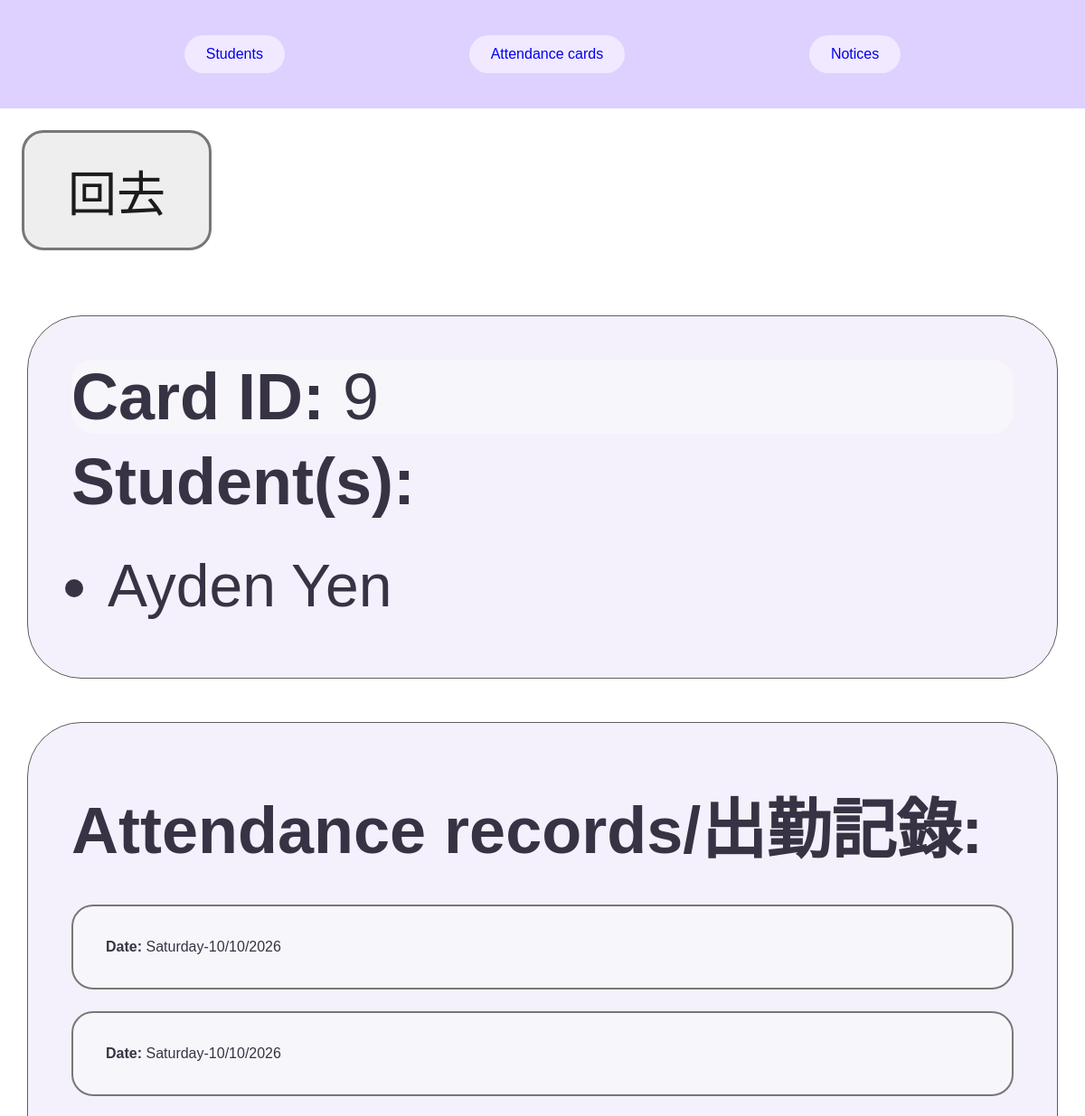
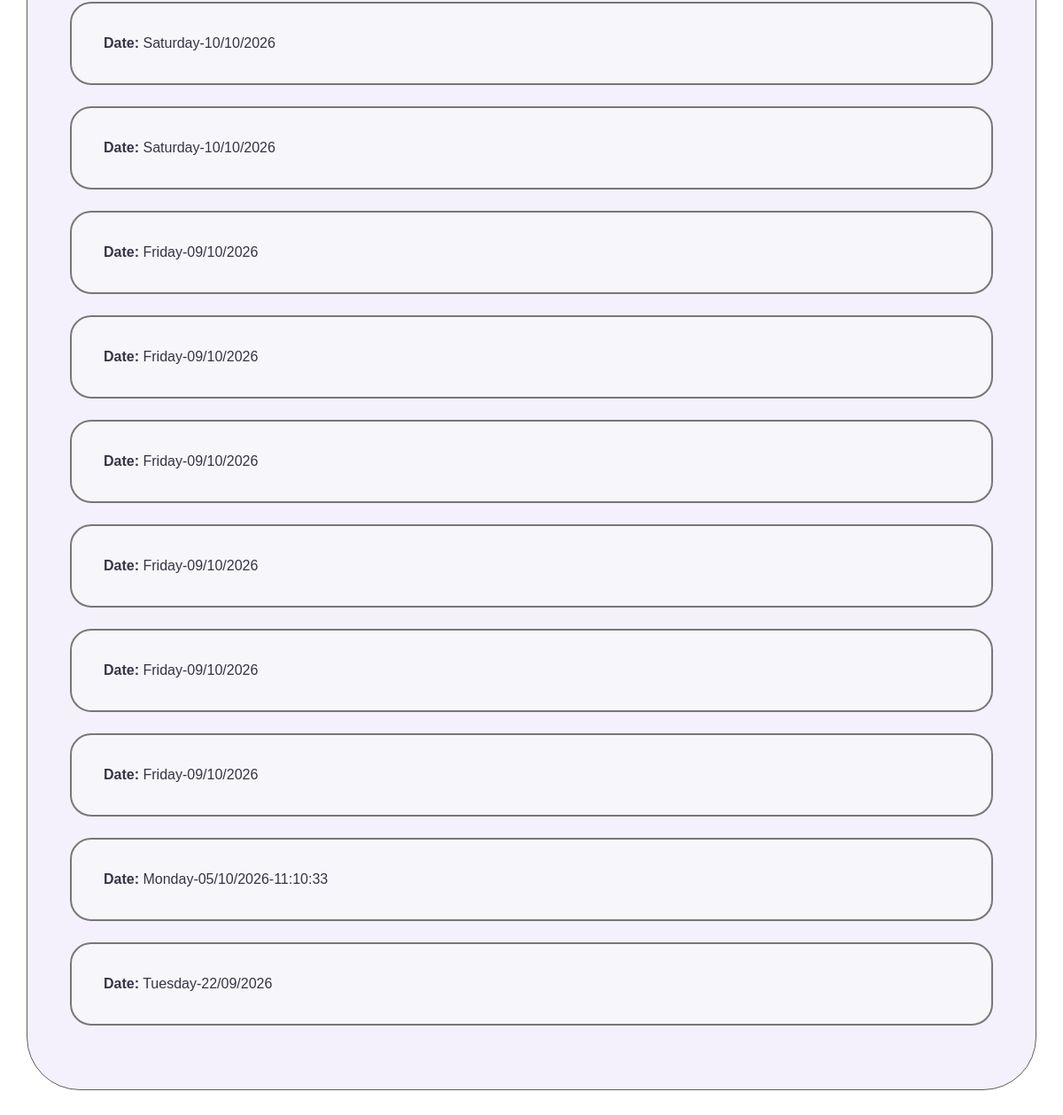
The page /cardhistory/9 on the database its author committed (2 pictures, top to bottom).
### tables this page shows
CREATE TABLE STUDENTS (student_id INTEGER PRIMARY KEY, first_name TEXT, surname TEXT, card_id INTEGER REFERENCES ATTENDANCE_CARDS (card_id));

CREATE TABLE ATTENDANCE_RECORDS (attendance_id INTEGER PRIMARY KEY, card_id INTEGER REFERENCES ATTENDANCE_CARDS (card_id), date TEXT);

### app.py (the view)
@app.route("/cardhistory/<card_id>")
def card_history(card_id):
    og_page = request.args.get("og_page", "/")
    db = get_db()
    records = db.execute("SELECT * FROM ATTENDANCE_RECORDS WHERE card_id = ? ORDER BY attendance_id DESC", (card_id,)).fetchall()
    students = db.execute("SELECT first_name, surname FROM STUDENTS WHERE card_id = ?", (card_id,)).fetchall()
    return render_template("cardhistory.html", card_id=card_id, students=students, records=records, og_page=og_page)

### app.py (called while the page is built)
def get_db():
    if "db" not in g:
        g.db = sqlite3.connect(DATABASE)
        g.db.row_factory = sqlite3.Row
    return g.db

### templates/cardhistory.html (shortened to what this page needs)
{% extends "layout.html" %}
{% block content %}
<link rel="stylesheet" href="{{ url_for('static', filename='cardhistory.css') }}">
    <a class="back-button" href="{{ og_page }}">回去</a>
    <section>
        <p class="card-id">
            <strong>Card ID:</strong> {{ card_id }}
        </p>
        <h2>Student(s):</h2>
        <ul>
        {% for student in students %}
            <li>{{ student.first_name }} {{ student.surname }}</li>
        {% endfor %}
        </ul>
    </section>
    <section>
        <h2>Attendance records/出勤記錄:</h2>
        {% for record in records %}
            <p class="record-date">
                <strong>Date:</strong> {{ record["date"] }}
            </p>
        {% endfor %}
    </section>
{% endblock %}

### static/layout.css (style rules this page uses)
html, body, main { margin: 0; padding: 0; width: 100%; font-family: sans-serif; }
body { padding-top: 10cqw; }

### static/cardhistory.css (style rules this page uses)
.back-button { display: inline-block; background-color: #eeeeee; color: #1b1b1b; padding: 2cqw 4cqw; margin: 2cqw; border: 0.3cqw solid #777777; border-radius: 2cqw; font-size: 4.5cqw; text-decoration: none; }
.card-id { margin: 0; padding:0; font-size: 6cqw; border: none; background-color: none; }
section { color: #383344; background-color: #f4f1fc; border: 0.15cqw solid #5e5e5e; border-radius: 5cqw; padding: 4cqw; margin: 4cqw auto; width: 95%; box-sizing: border-box; }
li { font-size: 5.5cqw; }
h2 { font-size: 6cqw; margin-top: 1cqw; margin-bottom: 3cqw; }
p { background-color: #f7f6fa; border: 0.2cqw solid #777777; border-radius: 2cqw; padding: 3cqw; margin: 2cqw 0; overflow-wrap: anywhere; }

### rows shown on the page
STUDENTS: first_name "Ayden", surname "Yen"
ATTENDANCE_RECORDS: date "Saturday-10/10/2026"
ATTENDANCE_RECORDS: date "Saturday-10/10/2026"
ATTENDANCE_RECORDS: date "Saturday-10/10/2026"
ATTENDANCE_RECORDS: date "Saturday-10/10/2026"
ATTENDANCE_RECORDS: date "Friday-09/10/2026"
ATTENDANCE_RECORDS: date "Friday-09/10/2026"
ATTENDANCE_RECORDS: date "Friday-09/10/2026"
ATTENDANCE_RECORDS: date "Friday-09/10/2026"
ATTENDANCE_RECORDS: date "Friday-09/10/2026"
ATTENDANCE_RECORDS: date "Friday-09/10/2026"
ATTENDANCE_RECORDS: date "Monday-05/10/2026-11:10:33"
ATTENDANCE_RECORDS: date "Tuesday-22/09/2026"

### other values the page prints
{{ card_id }} "9"
